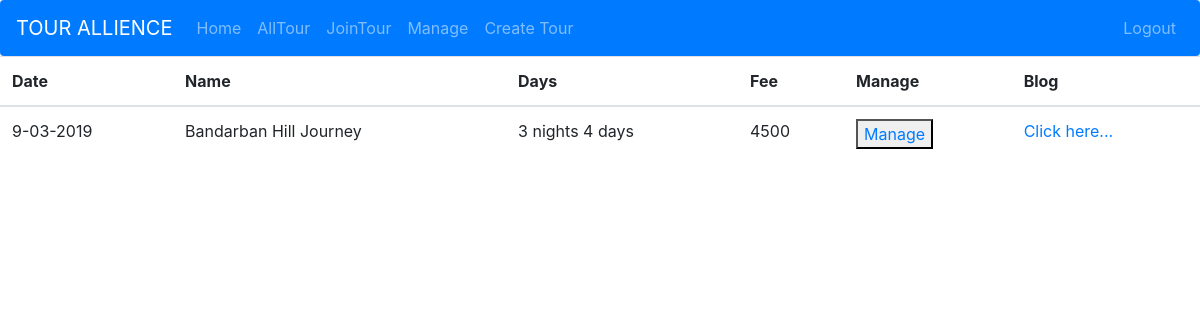
Screenshot of /manage-tour/ (signed in) with the database file from the repository.
### tourrelated/models.py (models this page shows, shortened)
class Tour(models.Model):
    creator= models.ForeignKey(User, on_delete=models.CASCADE)
    title= models.CharField(max_length=200)
    slug=models.SlugField(unique=True,blank=True)
    location= models.CharField(max_length=200)
    duration= models.CharField(max_length=50)
    fee=models.CharField(max_length=10)
    date_of_tour=models.CharField(max_length=100)
    short_description=models.CharField(max_length=300)
    def get_absolute_url(self):
        return reverse('my_tour_details', args=[self.slug])

### tourrelated/views.py (the view)
def managetour(request):
    templates= 'tourrelated/manage_tour.html'
    mytour= Tour.objects.all().filter(creator=request.user)
    context={'tour':mytour}
    return render(request,templates,context)

### templates/tourrelated/manage_tour.html (shortened to what this page needs)
{% extends 'base.html' %}
{% block content %}
{% load static %}
  <link rel="stylesheet" type="text/css" href="{% static 'tourrelated/manage.css' %}">
<div id="demo">
	<link rel="stylesheet" href="https://stackpath.bootstrapcdn.com/bootstrap/4.3.1/css/bootstrap.min.css">
    <div class="table-responsive-vertical shadow-z-1">
  <table id="table" class="table table-hover table-mc-light-blue">
      <thead>
        <tr>
          <th>Date</th>
          <th>Name</th>
          <th>Days</th>
          <th>Fee</th>
          <th>Manage</th>
          <th>Blog</th>
        </tr>
      </thead>
      <tbody>
{% for t in tour %}
        <tr>
          <td data-title="Date:"> {{ t.date_of_tour }} </td>
          <td data-title="Name"> {{ t.title }}</td>
          <td data-title="Days"> {{ t.duration }}</td>
           <td data-title="Fee"> {{ t.fee }}</td>
            <td data-title="Manage">
                <button><a href="{{ t.get_absolute_url }}" >Manage</a></button>
          </td>
          <td data-title="Blog">
            <a href="" target="_blank">Click here...</a>
          </td>
        </tr>
{% endfor %}
      </tbody>
    </table>
  </div>
{% endblock %}

### static/tourrelated/manage.css (style rules this page uses)
*, *:after, *:before { -webkit-box-sizing: border-box; -moz-box-sizing: border-box; box-sizing: border-box; }

### rows the page displays
Tour: date_of_tour "9-03-2019", title "Bandarban Hill Journey", duration "3 nights 4 days", fee "4500"
